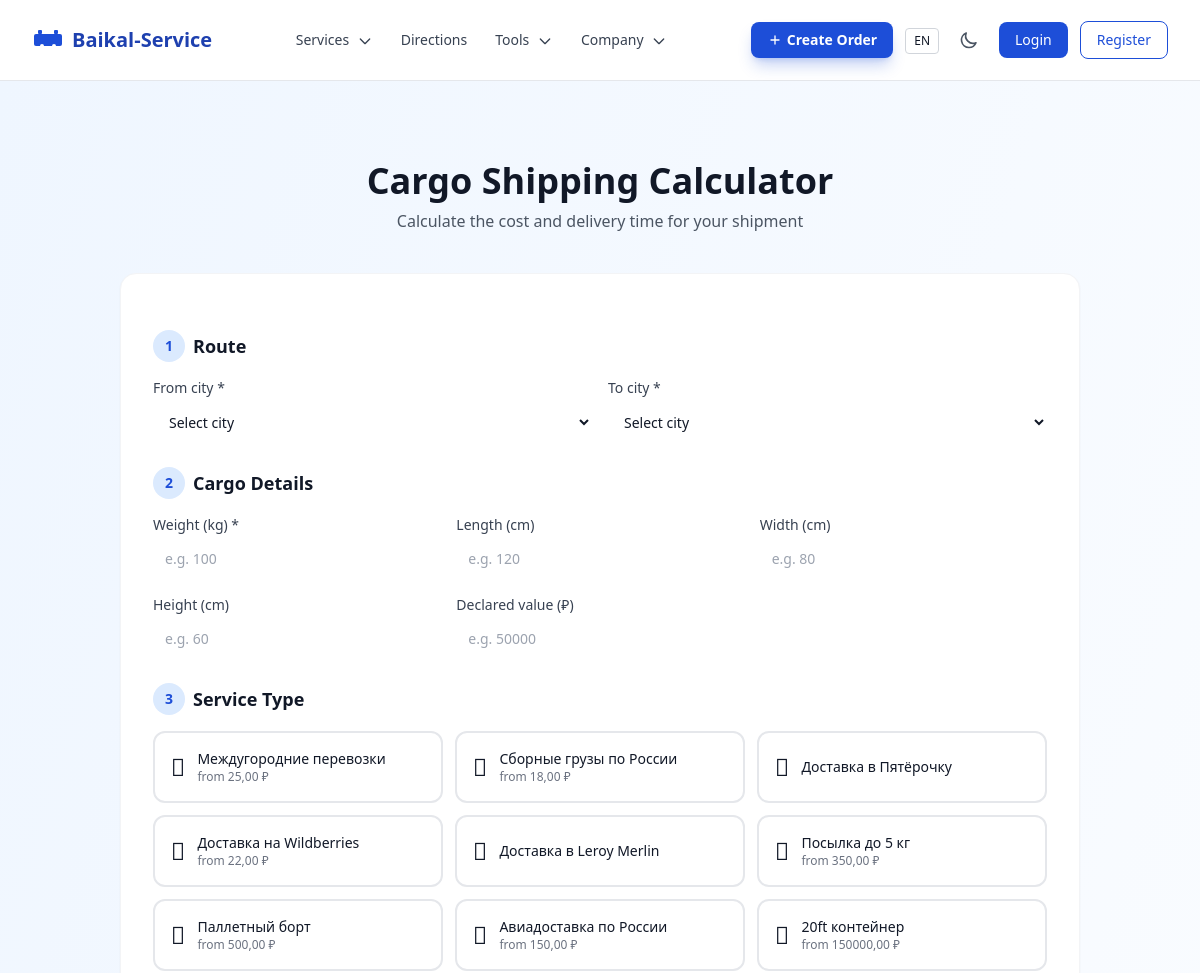
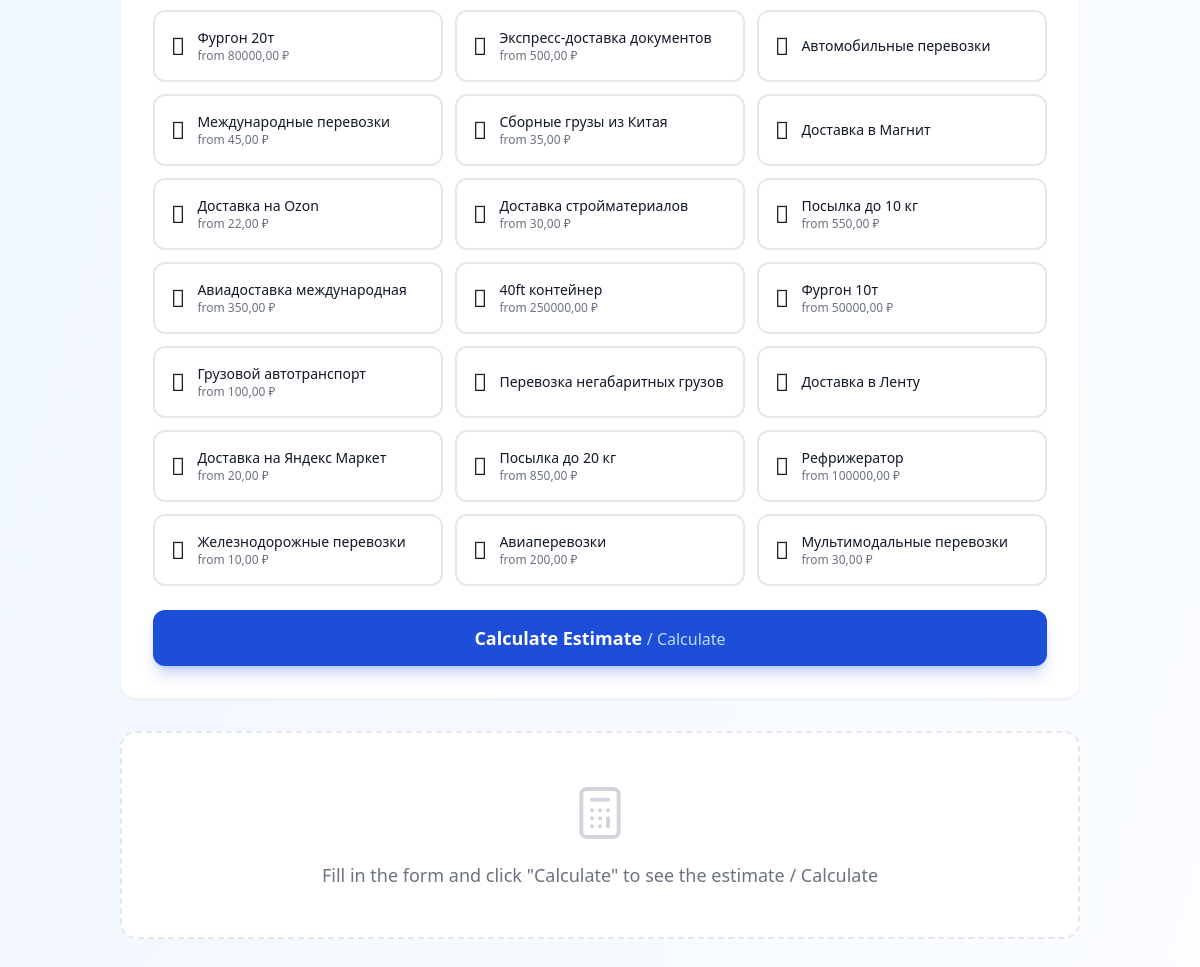
Screenshot of /ru/tools/calculator/ with the database file from the repository (2 pictures, top to bottom).
### apps/services/models.py (models this page shows, shortened)
class Service(models.Model):
    category = models.ForeignKey(ServiceCategory, on_delete=models.CASCADE, related_name='services', verbose_name=_('Category'))
    name = models.CharField(max_length=255, verbose_name=_('Name'))
    name_en = models.CharField(max_length=255, blank=True, verbose_name=_('Name (EN)'))
    slug = models.SlugField(verbose_name=_('Slug'))
    description = models.TextField(blank=True, verbose_name=_('Description'))
    description_en = models.TextField(blank=True, verbose_name=_('Description (EN)'))
    short_description = models.CharField(max_length=500, blank=True, verbose_name=_('Short description'))
    short_description_en = models.CharField(max_length=500, blank=True, verbose_name=_('Short description (EN)'))
    icon = models.CharField(max_length=100, blank=True, verbose_name=_('Icon'))
    base_price = models.DecimalField(max_digits=10, decimal_places=2, null=True, blank=True, verbose_name=_('Base price'))
    price_unit = models.CharField(max_length=50, blank=True, verbose_name=_('Price unit'))
    is_active = models.BooleanField(default=True, verbose_name=_('Active'))
    sort_order = models.IntegerField(default=0, verbose_name=_('Sort order'))
    class Meta:
        verbose_name = _('Service')
        verbose_name_plural = _('Services')
        ordering = ['sort_order']
        unique_together = [('category', 'slug')]
    def get_localized_name(self, language='ru'):
        if language == 'en' and self.name_en:
            return self.name_en
        return self.name

### apps/core/views.py (the view, shortened to what this page needs)
# urls.py: path('tools/calculator/', views.CalculatorView.as_view(), name='calculator'),
class CalculatorView(FormView):
    form_class = CalculatorForm
    template_name = 'pages/core/calculator.html'
    def get_context_data(self, **kwargs):
        context = super().get_context_data(**kwargs)
        from apps.geo.models import City
        from apps.services.models import Service
        context['cities'] = City.objects.filter(is_active=True)
        context['services'] = Service.objects.filter(is_active=True)
        return context

### apps/core/context_processors.py (called while the page is built)
def site_settings(request):
    return {
        'SITE_NAME': 'Baikal-Service',
        'SITE_DESCRIPTION': 'Logistics and cargo transportation across Russia and CIS',
        'theme': getattr(request, 'theme', 'light'),
        'DEBUG': settings.DEBUG,
    }

### apps/core/templatetags/i18n_extras.py (called while the page is built, shortened)
@register.filter
def localized(obj, language=None):
    if language is None:
        language = translation.get_language()
    lang_code = language[:2] if language else 'ru'
    if hasattr(obj, 'get_localized_name'):
        return obj.get_localized_name(lang_code)

### apps/geo/models.py (called while the page is built)
    def get_localized_name(self, language='ru'):
        if language == 'en' and self.name_en:
            return self.name_en
        return self.name

### templates/pages/core/calculator.html (shortened to what this page needs)
{% extends 'base.html' %}{% load i18n static i18n_extras %}
{% block content %}
<div class="bg-gradient-to-br from-baikal-50 to-white dark:from-gray-900 dark:to-gray-800 min-h-screen">
  <div class="max-w-5xl mx-auto px-4 sm:px-6 lg:px-8 py-12 lg:py-20">
    <h1 class="text-3xl lg:text-4xl font-bold text-gray-900 dark:text-white text-center mb-2">{% translate 'Cargo Shipping Calculator' %}</h1>
    <p class="text-gray-600 dark:text-gray-400 text-center max-w-2xl mx-auto mb-10">{% translate 'Calculate the cost and delivery time for your shipment' %}</p>
    <div class="bg-white dark:bg-gray-800 rounded-2xl shadow-sm border border-gray-100 dark:border-gray-700 overflow-hidden">
      <div class="p-6 sm:p-8">
        <form hx-post="{% url 'core:calculator' %}" hx-target="#estimate-results" hx-trigger="submit" hx-swap="innerHTML" class="space-y-6">
          <div>
            <h2 class="text-lg font-semibold text-gray-900 dark:text-white mb-4 flex items-center gap-2">
              <span class="w-8 h-8 rounded-full bg-baikal-100 dark:bg-baikal-900 text-baikal-600 dark:text-baikal-400 flex items-center justify-center text-sm font-bold">1</span>
              {% translate 'Route' %}
            </h2>
            <div class="grid grid-cols-1 sm:grid-cols-2 gap-4">
              <div>
                <label class="block text-sm font-medium text-gray-700 dark:text-gray-300 mb-1">{% translate 'From city' %} *</label>
                <select name="from_city" required class="w-full rounded-xl border-gray-300 dark:border-gray-600 bg-white dark:bg-gray-700 text-gray-900 dark:text-gray-100 py-2.5 px-3 text-sm focus:ring-2 focus:ring-baikal-500 focus:border-baikal-500 transition-colors">
                  <option value="">{% translate 'Select city' %}</option>
                </select>
              </div>
              <div>
                <label class="block text-sm font-medium text-gray-700 dark:text-gray-300 mb-1">{% translate 'To city' %} *</label>
                <select name="to_city" required class="w-full rounded-xl border-gray-300 dark:border-gray-600 bg-white dark:bg-gray-700 text-gray-900 dark:text-gray-100 py-2.5 px-3 text-sm focus:ring-2 focus:ring-baikal-500 focus:border-baikal-500 transition-colors">
                  <option value="">{% translate 'Select city' %}</option>
                </select>
              </div>
            </div>
          </div>
          <div>
            <h2 class="text-lg font-semibold text-gray-900 dark:text-white mb-4 flex items-center gap-2">
              <span class="w-8 h-8 rounded-full bg-baikal-100 dark:bg-baikal-900 text-baikal-600 dark:text-baikal-400 flex items-center justify-center text-sm font-bold">2</span>
              {% translate 'Cargo Details' %}
            </h2>
            <div class="grid grid-cols-1 sm:grid-cols-3 gap-4">
              <div>
                <label class="block text-sm font-medium text-gray-700 dark:text-gray-300 mb-1">{% translate 'Weight (kg)' %} *</label>
                <input type="number" name="weight" required step="0.1" min="0.1" class="w-full rounded-xl border-gray-300 dark:border-gray-600 bg-white dark:bg-gray-700 text-gray-900 dark:text-gray-100 py-2.5 px-3 text-sm focus:ring-2 focus:ring-baikal-500 focus:border-baikal-500 transition-colors" placeholder="{% translate 'e.g. 100' %}">
              </div>
              <div>
                <label class="block text-sm font-medium text-gray-700 dark:text-gray-300 mb-1">{% translate 'Length (cm)' %}</label>
                <input type="number" name="length" step="1" min="1" class="w-full rounded-xl border-gray-300 dark:border-gray-600 bg-white dark:bg-gray-700 text-gray-900 dark:text-gray-100 py-2.5 px-3 text-sm focus:ring-2 focus:ring-baikal-500 focus:border-baikal-500 transition-colors" placeholder="{% translate 'e.g. 120' %}">
              </div>
              <div>
                <label class="block text-sm font-medium text-gray-700 dark:text-gray-300 mb-1">{% translate 'Width (cm)' %}</label>
                <input type="number" name="width" step="1" min="1" class="w-full rounded-xl border-gray-300 dark:border-gray-600 bg-white dark:bg-gray-700 text-gray-900 dark:text-gray-100 py-2.5 px-3 text-sm focus:ring-2 focus:ring-baikal-500 focus:border-baikal-500 transition-colors" placeholder="{% translate 'e.g. 80' %}">
              </div>
              <div>
                <label class="block text-sm font-medium text-gray-700 dark:text-gray-300 mb-1">{% translate 'Height (cm)' %}</label>
                <input type="number" name="height" step="1" min="1" class="w-full rounded-xl border-gray-300 dark:border-gray-600 bg-white dark:bg-gray-700 text-gray-900 dark:text-gray-100 py-2.5 px-3 text-sm focus:ring-2 focus:ring-baikal-500 focus:border-baikal-500 transition-colors" placeholder="{% translate 'e.g. 60' %}">
              </div>
              <div>
                <label class="block text-sm font-medium text-gray-700 dark:text-gray-300 mb-1">{% translate 'Declared value (₽)' %}</label>
                <input type="number" name="declared_value" step="100" min="0" class="w-full rounded-xl border-gray-300 dark:border-gray-600 bg-white dark:bg-gray-700 text-gray-900 dark:text-gray-100 py-2.5 px-3 text-sm focus:ring-2 focus:ring-baikal-500 focus:border-baikal-500 transition-colors" placeholder="{% translate 'e.g. 50000' %}">
              </div>
            </div>
          </div>
          <div>
            <h2 class="text-lg font-semibold text-gray-900 dark:text-white mb-4 flex items-center gap-2">
              <span class="w-8 h-8 rounded-full bg-baikal-100 dark:bg-baikal-900 text-baikal-600 dark:text-baikal-400 flex items-center justify-center text-sm font-bold">3</span>
              {% translate 'Service Type' %}
            </h2>
            <div class="grid grid-cols-1 sm:grid-cols-2 lg:grid-cols-3 gap-3">
              {% for service in services %}
              <label class="relative flex items-center p-4 rounded-xl border-2 cursor-pointer transition-all duration-200 has-[:checked]:border-baikal-500 has-[:checked]:bg-baikal-50 dark:has-[:checked]:bg-baikal-900/20 border-gray-200 dark:border-gray-700 hover:border-baikal-300 dark:hover:border-baikal-600">
                <div class="flex items-center gap-3">
                  {% if service.icon %}<i class="{{ service.icon }} text-2xl"></i>{% endif %}
                  <div>
                    <p class="font-medium text-gray-900 dark:text-white text-sm">{{ service|localized }}</p>
                    {% if service.base_price %}<p class="text-xs text-gray-500 dark:text-gray-400">{% translate 'from' %} {{ service.base_price }} ₽</p>{% endif %}
                  </div>
                </div>
              </label>
              {% endfor %}
            </div>
          </div>
          <button type="submit" class="w-full px-8 py-3.5 bg-baikal-600 hover:bg-baikal-700 text-white font-semibold rounded-xl transition-colors shadow-lg shadow-baikal-600/25 text-lg">
            {% translate 'Calculate Estimate' %} <span class="text-baikal-200 font-normal text-base">/ {% translate 'Calculate' %}</span>
          </button>
        </form>
      </div>
    </div>
    <div id="estimate-results" class="mt-8">
      <div class="bg-white dark:bg-gray-800 rounded-2xl p-8 sm:p-12 text-center border-2 border-dashed border-gray-200 dark:border-gray-700">
        <p class="text-gray-500 dark:text-gray-400 text-lg">{% translate 'Fill in the form and click "Calculate" to see the estimate' %} / {% translate 'Calculate' %}</p>
      </div>
    </div>
  </div>
</div>
{% endblock %}

### static/css/styles.css (style rules this page uses)
html { line-height: 1.5; -webkit-text-size-adjust: 100%; -moz-tab-size: 4; tab-size: 4; font-family: 'Inter', ui-sans-serif, system-ui, sans-serif; font-feature-settings: normal; font-variation-settings: normal; -webkit-tap-highlight-color: transparent; }
body { margin: 0; line-height: inherit; }

### rows the page displays
Service: name "Междугородние перевозки", base_price "25,00"
Service: name "Сборные грузы по России", base_price "18,00"
Service: name "Доставка в Пятёрочку"
Service: name "Доставка на Wildberries", base_price "22,00"
Service: name "Доставка в Leroy Merlin"
Service: name "Посылка до 5 кг", base_price "350,00"
Service: name "Паллетный борт", base_price "500,00"
Service: name "Авиадоставка по России", base_price "150,00"
Service: name "20ft контейнер", base_price "150000,00"
Service: name "Фургон 20т", base_price "80000,00"
Service: name "Экспресс-доставка документов", base_price "500,00"
Service: name "Автомобильные перевозки"
Service: name "Международные перевозки", base_price "45,00"
Service: name "Сборные грузы из Китая", base_price "35,00"
Service: name "Доставка в Магнит"
Service: name "Доставка на Ozon", base_price "22,00"
Service: name "Доставка стройматериалов", base_price "30,00"
Service: name "Посылка до 10 кг", base_price "550,00"
Service: name "Авиадоставка международная", base_price "350,00"
Service: name "40ft контейнер", base_price "250000,00"
Service: name "Фургон 10т", base_price "50000,00"
Service: name "Грузовой автотранспорт", base_price "100,00"
Service: name "Перевозка негабаритных грузов"
Service: name "Доставка в Ленту"
Service: name "Доставка на Яндекс Маркет", base_price "20,00"
Service: name "Посылка до 20 кг", base_price "850,00"
Service: name "Рефрижератор", base_price "100000,00"
Service: name "Железнодорожные перевозки", base_price "10,00"
Service: name "Авиаперевозки", base_price "200,00"
Service: name "Мультимодальные перевозки", base_price "30,00"

### other values shown
{{ lang_code }} "EN"
